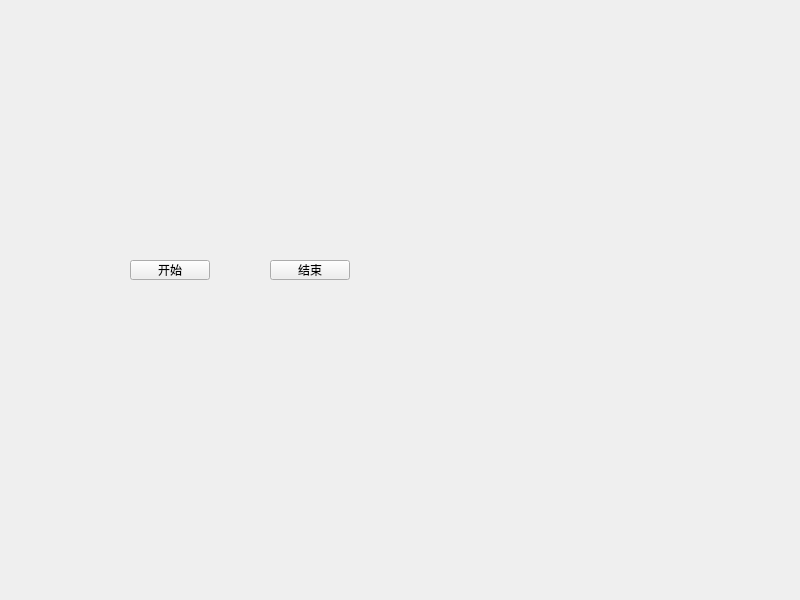
<?xml version="1.0" encoding="UTF-8"?>
<ui version="4.0">
 <class>Widget</class>
 <widget class="QWidget" name="Widget">
  <property name="geometry">
   <rect>
    <x>0</x>
    <y>0</y>
    <width>800</width>
    <height>600</height>
   </rect>
  </property>
  <property name="windowTitle">
   <string>Widget</string>
  </property>
  <widget class="QPushButton" name="startButton">
   <property name="geometry">
    <rect>
     <x>130</x>
     <y>260</y>
     <width>80</width>
     <height>20</height>
    </rect>
   </property>
   <property name="text">
    <string>开始</string>
   </property>
  </widget>
  <widget class="QPushButton" name="endButton">
   <property name="geometry">
    <rect>
     <x>270</x>
     <y>260</y>
     <width>80</width>
     <height>20</height>
    </rect>
   </property>
   <property name="text">
    <string>结束</string>
   </property>
  </widget>
  <widget class="QLabel" name="label">
   <property name="geometry">
    <rect>
     <x>120</x>
     <y>100</y>
     <width>261</width>
     <height>131</height>
    </rect>
   </property>
   <property name="text">
    <string/>
   </property>
   <property name="scaledContents">
    <bool>true</bool>
   </property>
  </widget>
 </widget>
 <resources/>
 <connections/>
</ui>
